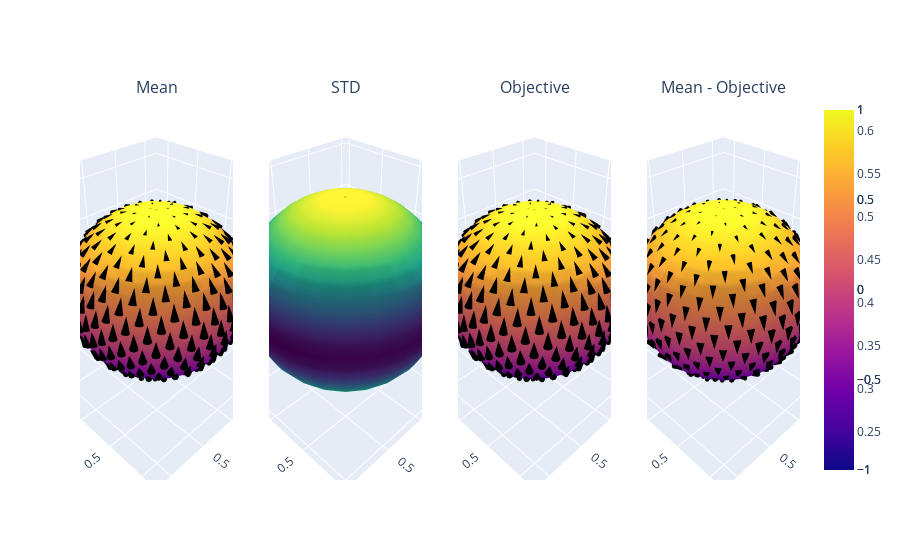

The notebook cell this image was saved under:
### Code cell
from mdgp.utils import sphere_uniform_grid, sphere_meshgrid
from plotly import graph_objects as go
from plotly.subplots import make_subplots


with torch.no_grad(), settings.lazily_evaluate_kernels(False):
    gp.eval()
    xyz = sphere_uniform_grid(400)
    x, y, z = xyz.unbind(-1)
    out = gp(xyz)
    coeff = out.mean.reshape(-1, 2)
    u, v, w = coeff_to_tangent(coeff, xyz).unbind(-1)
    u_obj, v_obj, w_obj = tangent_objective(xyz).unbind(-1)
    xyz_mesh = sphere_meshgrid(25, 25)
    x_mesh, y_mesh, z_mesh = xyz_mesh.unbind(-1)
    stddev = gp(xyz_mesh.view(-1, 3)).stddev.reshape(-1, 2).norm(dim=-1).reshape(25, 25)


fig = make_subplots(rows=1, cols=4, specs=[[{'type': 'surface'}, {'type': 'surface'}, {'type': 'surface'}, {'type': 'surface'}]], 
                    subplot_titles=['Mean', 'STD', 'Objective', 'Mean - Objective'])

fig.add_trace(go.Surface(x=x_mesh, y=y_mesh, z=z_mesh), row=1, col=1)
fig.add_trace(go.Cone(x=x, y=y, z=z, u=u, v=v, w=w, sizeref=0.1, colorscale=['black', 'black'], showscale=False), row=1, col=1)
fig.add_trace(go.Surface(x=x_mesh, y=y_mesh, z=z_mesh, surfacecolor=stddev, colorscale='viridis'), row=1, col=2)
fig.add_trace(go.Surface(x=x_mesh, y=y_mesh, z=z_mesh), row=1, col=3)
fig.add_trace(go.Cone(x=x, y=y, z=z, u=u_obj, v=v_obj, w=w_obj, sizeref=0.1, colorscale=['black', 'black'], showscale=False), row=1, col=3)
fig.add_trace(go.Surface(x=x_mesh, y=y_mesh, z=z_mesh), row=1, col=4)
fig.add_trace(go.Cone(x=x, y=y, z=z, u=u - u_obj, v=v - v_obj, w=w - w_obj, sizeref=0.1, colorscale=['black', 'black'], showscale=False), row=1, col=4)

fig.show()

### Figure 1 — Plotly figure (JSON) as saved in the notebook; plotly's stock layout.template omitted (floating-point values rounded to 4 significant figures; data arrays with more than 128 entries replaced by an {"elided": "..."} marker saying what was removed)
{"data": [{"scene": "scene", "type": "surface", "x": {"elided": "25x25 float values"}, "y": {"elided": "25x25 float values"}, "z": {"elided": "25x25 float values"}}, {"colorscale": [[0, "black"], [1, "black"]], "scene": "scene", "showscale": false, "sizeref": 0.1, "type": "cone", "u": {"elided": "400 float values"}, "v": {"elided": "400 float values"}, "w": {"elided": "400 float values"}, "x": {"elided": "400 float values"}, "y": {"elided": "400 float values"}, "z": {"elided": "400 float values"}}, {"colorscale": [[0, "#440154"], [0.1111, "#482878"], [0.2222, "#3e4989"], [0.3333, "#31688e"], [0.4444, "#26828e"], [0.5556, "#1f9e89"], [0.6667, "#35b779"], [0.7778, "#6ece58"], [0.8889, "#b5de2b"], [1, "#fde725"]], "scene": "scene2", "surfacecolor": {"elided": "25x25 float values"}, "type": "surface", "x": {"elided": "25x25 float values"}, "y": {"elided": "25x25 float values"}, "z": {"elided": "25x25 float values"}}, {"scene": "scene3", "type": "surface", "x": {"elided": "25x25 float values"}, "y": {"elided": "25x25 float values"}, "z": {"elided": "25x25 float values"}}, {"colorscale": [[0, "black"], [1, "black"]], "scene": "scene3", "showscale": false, "sizeref": 0.1, "type": "cone", "u": {"elided": "400 float values"}, "v": {"elided": "400 float values"}, "w": {"elided": "400 float values"}, "x": {"elided": "400 float values"}, "y": {"elided": "400 float values"}, "z": {"elided": "400 float values"}}, {"scene": "scene4", "type": "surface", "x": {"elided": "25x25 float values"}, "y": {"elided": "25x25 float values"}, "z": {"elided": "25x25 float values"}}, {"colorscale": [[0, "black"], [1, "black"]], "scene": "scene4", "showscale": false, "sizeref": 0.1, "type": "cone", "u": {"elided": "400 float values"}, "v": {"elided": "400 float values"}, "w": {"elided": "400 float values"}, "x": {"elided": "400 float values"}, "y": {"elided": "400 float values"}, "z": {"elided": "400 float values"}}], "layout": {"annotations": [{"font": {"size": 16}, "showarrow": false, "text": "Mean", "x": 0.1062, "xanchor": "center", "xref": "paper", "y": 1, "yanchor": "bottom", "yref": "paper"}, {"font": {"size": 16}, "showarrow": false, "text": "STD", "x": 0.3688, "xanchor": "center", "xref": "paper", "y": 1, "yanchor": "bottom", "yref": "paper"}, {"font": {"size": 16}, "showarrow": false, "text": "Objective", "x": 0.6313, "xanchor": "center", "xref": "paper", "y": 1, "yanchor": "bottom", "yref": "paper"}, {"font": {"size": 16}, "showarrow": false, "text": "Mean - Objective", "x": 0.8938, "xanchor": "center", "xref": "paper", "y": 1, "yanchor": "bottom", "yref": "paper"}], "scene": {"domain": {"x": [0, 0.2125], "y": [0, 1]}}, "scene2": {"domain": {"x": [0.2625, 0.475], "y": [0, 1]}}, "scene3": {"domain": {"x": [0.525, 0.7375], "y": [0, 1]}}, "scene4": {"domain": {"x": [0.7875, 1], "y": [0, 1]}}}}
